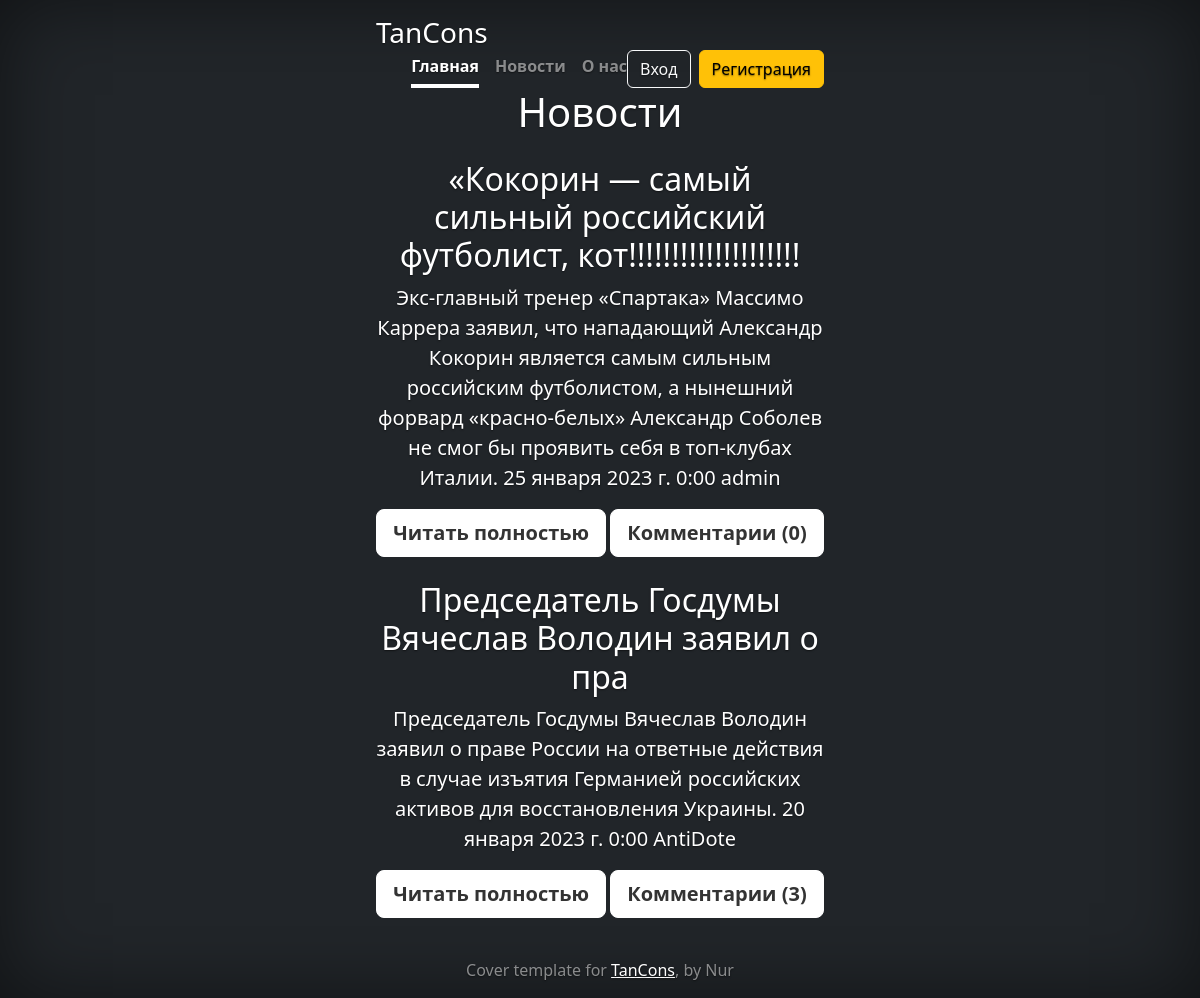
Page /news/ on the committed database.
### news/models.py (models this page shows, shortened)
class Texts(models.Model):
    title = models.CharField('Название', max_length=70)
    anons = models.CharField('Анонс', max_length=250)
    f_text = models.TextField('Статья')
    author = models.ForeignKey(User, verbose_name='автор', on_delete=models.CASCADE, blank=True, null=True, related_name='user_name')
    date = models.DateTimeField('Дата и время')
    class Meta:
        verbose_name = 'Новость'
        verbose_name_plural = 'Новости'

### news/views.py (the view)
# urls.py: path('', views.news_home, name='news_home'),
def news_home(request):
    new = Texts.objects.annotate(num_comments=Count('comments_texts')).all()
    return render(request, 'news/news_home.html', {'news': new})

### news/templates/news/news_home.html (shortened to what this page needs)
{% extends 'myapp1/layout.html' %}
    {% block page_title %}Новости{% endblock %}
        {% block body %}
            {% if news %}
                {% for now in news %}
                    <h3 class="fs-2 text">{{ now.title }}</h3>
                    <p class="fs-5 text">
                        {{ now.anons }}
                        <span class="datatime">
                            {{ now.date }}
                            {{ now.author }}
                        </span>
                    </p>
                    <a href="{% url 'news-detail' now.id %}" class="btn btn-lg btn-light fw-bold border-white bg-white">Читать полностью</a>
                    <a href="{% url 'news-detail' now.id %}" class="btn btn-lg btn-light fw-bold border-white bg-white">Комментарии ({{ now.num_comments }})</a >
                    <br>
                    <br>
                {% endfor%}
                {% else %}
                 <div class="news">
                     <p class="fs-5 text">Нет новостей</p>
                 </div>
                    {% endif %}
        {% endblock %}

### myapp1/templates/myapp1/layout.html (shortened to what this page needs)
{% load static %}
{% load i18n %}
{% load account %}
<!DOCTYPE html>
<html lang="en" class="h-100">
    <head>
        <link href="https://cdn.jsdelivr.net/npm/bootstrap@5.3.0-alpha1/dist/css/bootstrap.min.css" rel="stylesheet">
        <link rel="stylesheet" href="{% static 'myapp1/css/myapp1.css' %}">
    </head>
    <body class="d-flex h-100 text-center text-bg-dark">
        <div class="cover-container d-flex w-100 h-100 p-3 mx-auto flex-column">
            <header class="mb-auto">
                <div>
                    <h3 class="float-md-start mb-0">TanCons</h3>
                    <nav class="nav nav-masthead justify-content-center float-md-end">
                        <a href="{% url 'home' %}" class="nav-link fw-bold py-1 px-0 active condary" aria-current="page">Главная</a>
                        <a href="{% url 'news_home' %}" class="nav-link fw-bold py-1 px-0 ">Новости</a>
                        <a href="{% url 'about' %}" class="nav-link fw-bold py-1 px-0 ">О нас</a>
                          {% if user.is_authenticated %}
                          <span class="nav-link fw-bold py-1 px-3 ">
                              {{ user.username }}
                          </span>
                          <a class="btn btn-outline-light me-2 btn btn-lg btn-light fw-bold border-white bg-white" href="{% url 'account_logout' %}">Выход</a>
                          {% else%}
                              <a class="btn btn-outline-light me-2" href="{% url 'account_login' %}">Вход</a>
                              <a class="btn btn-warning" href="{% url 'account_signup' %}">Регистрация</a>
                          {% endif %}
                    </nav>
                </div>
            </header>
            <h1>{% block page_title %}{% endblock %}</h1>
            <main ="px-3">
                <p class="lead">
                    {% block body %}
                    {% endblock %}
                </p>
            </main>
            <footer class="mt-auto text-white-50">
                <p>Cover template for <a href="http://127.0.0.1:8000" class="text-white">TanCons</a>, by Nur</p>
            </footer>
        </div>
    </body>
</html>

### myapp1/static/myapp1/css/myapp1.css (style rules this page uses)
.btn-light, .btn-light:hover, .btn-light:focus { color: #333; text-shadow: none; }
body { text-shadow: 0 .05rem .1rem rgba(0, 0, 0, .5); box-shadow: inset 0 0 5rem rgba(0, 0, 0, .5); }
.cover-container { max-width: 40%; }
.nav-masthead .nav-link { color: rgba(255, 255, 255, .5); border-bottom: .25rem solid transparent; }
.nav-masthead .nav-link + .nav-link { margin-left: 1rem; }
.nav-masthead .active { color: #fff; border-bottom-color: #fff; }

### rows in the picture
Texts: title "«Кокорин — самый сильный российский футболист, кот!!!!!!!!!!!!!!!!!!!!", anons "Экс‑главный тренер «Спартака» Массимо Каррера заявил, что нападающий Александр Кокорин является самым сильным российским футболистом, а нынешний форвард «красно‑белых» Александр Соболев не смог бы проявить себя в топ‑клубах Италии.", date "25 января 2023 г. 0:00", author "admin", num_comments "0"
Texts: title "Председатель Госдумы Вячеслав Володин заявил о пра", anons "Председатель Госдумы Вячеслав Володин заявил о праве России на ответные действия в случае изъятия Германией российских активов для восстановления Украины.", date "20 января 2023 г. 0:00", author "AntiDote", num_comments "3"
